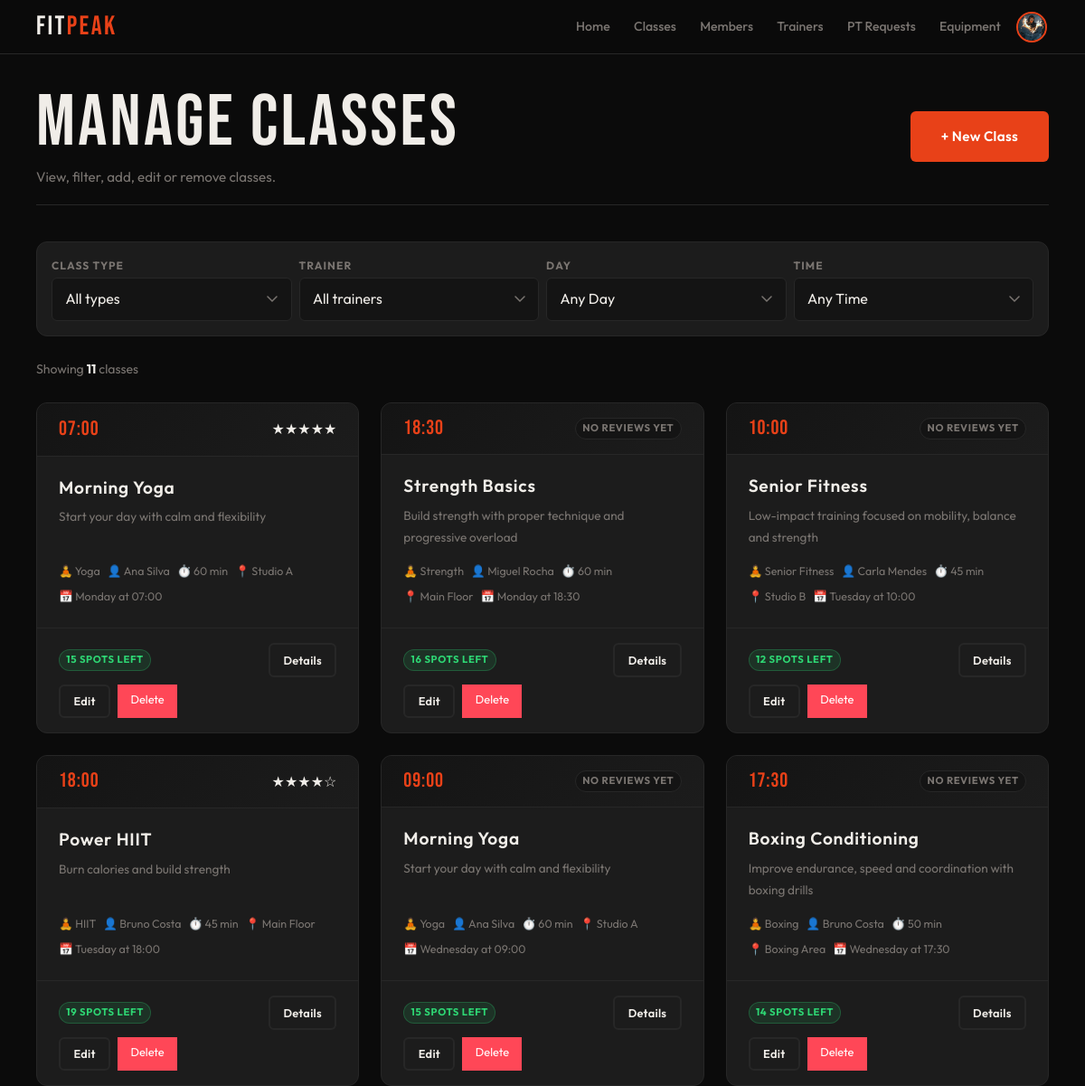
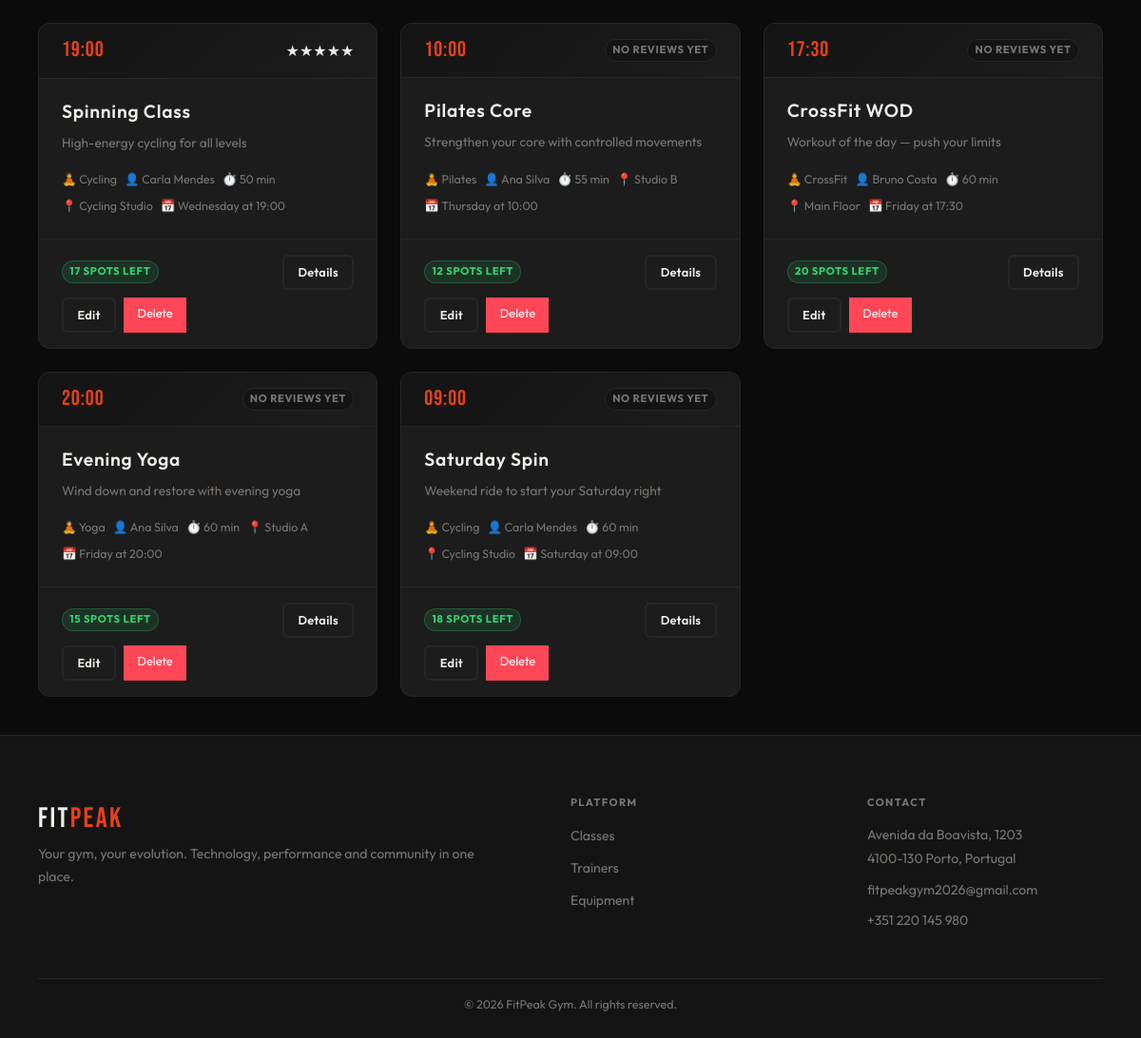
Before: /admin/classes.php?error=invalid_id (signed in) with the older database file (2 pictures, top to bottom).
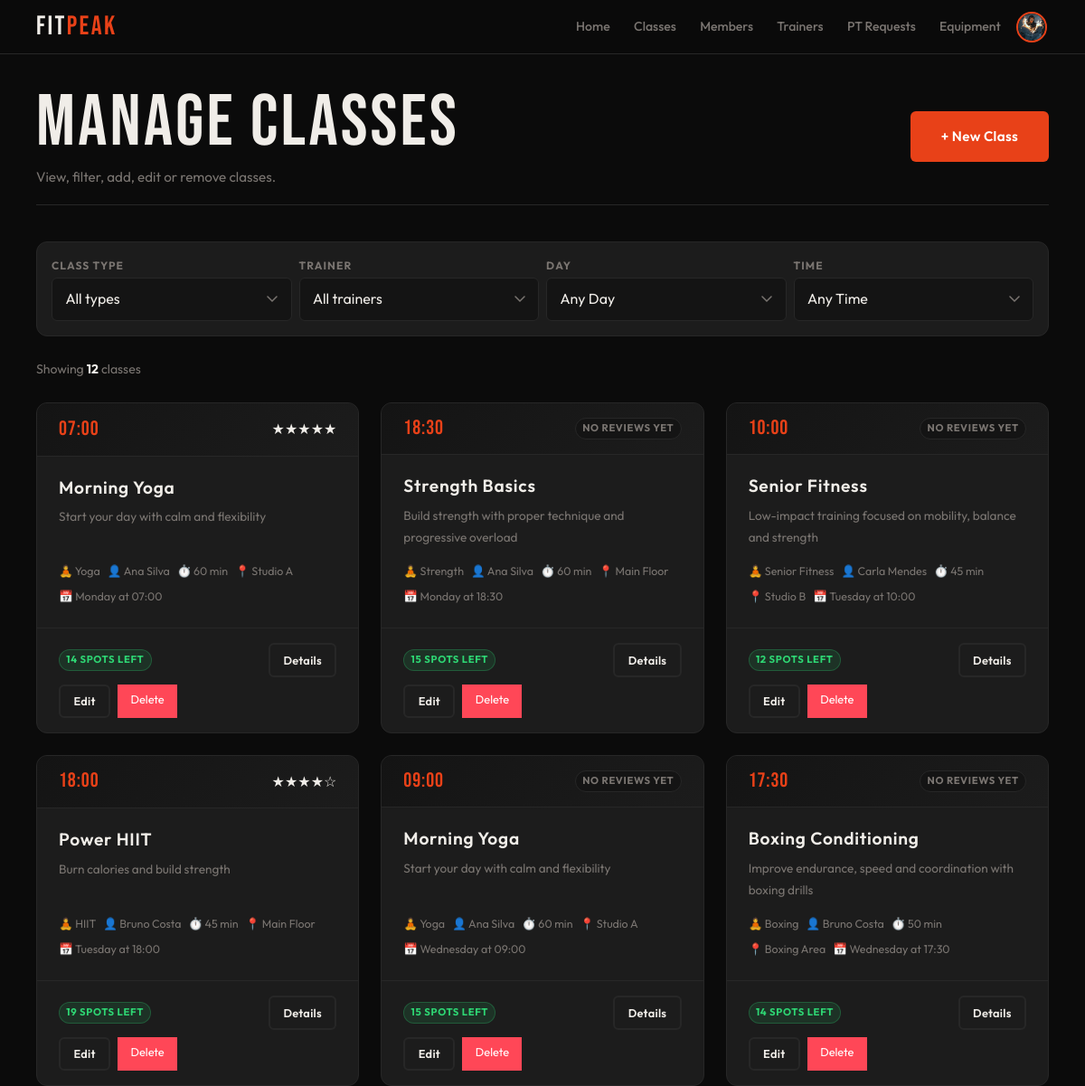
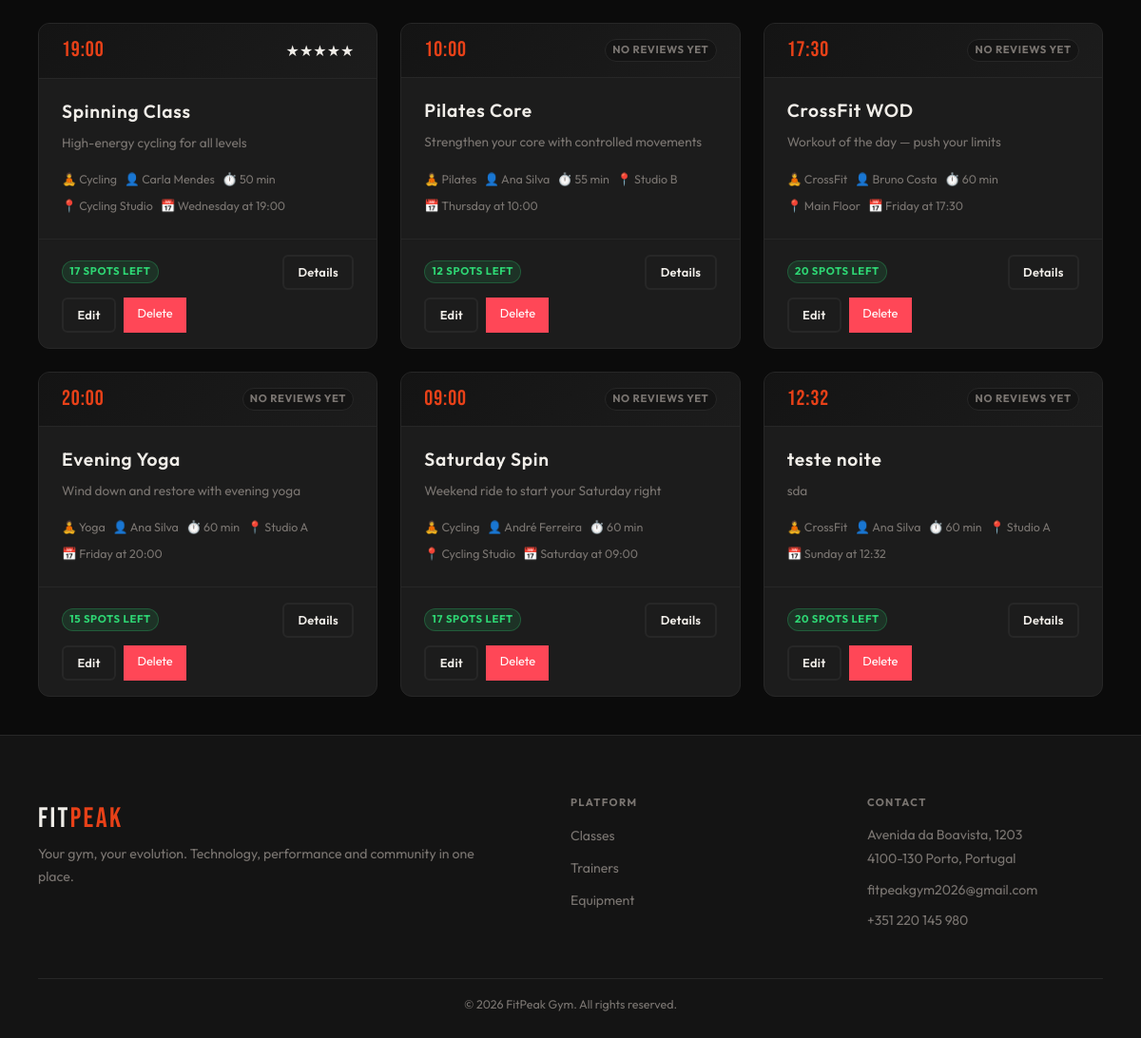
After: the same page with the newer database file (2 pictures, top to bottom).
### tables this page shows
CREATE TABLE class_schedules (
    id INTEGER PRIMARY KEY AUTOINCREMENT,
    class_id INTEGER NOT NULL,
    trainer_id INTEGER,
    day_of_week TEXT NOT NULL,   -- Monday, Tuesday, etc.
    start_time TEXT NOT NULL,
    location TEXT NOT NULL DEFAULT 'Studio A',
    capacity INTEGER NOT NULL DEFAULT 20,
    duration_min INTEGER NOT NULL DEFAULT 60,
    FOREIGN KEY(class_id) REFERENCES classes(id) ON DELETE CASCADE,
    FOREIGN KEY(trainer_id) REFERENCES users(id) ON DELETE SET NULL
);

CREATE TABLE classes (
    id INTEGER PRIMARY KEY AUTOINCREMENT,
    name TEXT NOT NULL,
    description TEXT,
    class_type_id INTEGER NOT NULL,
    active INTEGER NOT NULL DEFAULT 1,
    FOREIGN KEY(class_type_id) REFERENCES class_types(id)
);

CREATE TABLE class_types (
    id INTEGER PRIMARY KEY AUTOINCREMENT,
    name TEXT UNIQUE NOT NULL,
    label TEXT NOT NULL,
    description TEXT,
    icon TEXT,
    active INTEGER NOT NULL DEFAULT 1
);

CREATE TABLE users (
    id INTEGER PRIMARY KEY AUTOINCREMENT,
    name TEXT NOT NULL,
    username TEXT UNIQUE NOT NULL,
    email TEXT UNIQUE NOT NULL,
    password TEXT NOT NULL,
    role TEXT NOT NULL DEFAULT 'member' CHECK(role IN ('member','trainer','admin')),
    is_admin INTEGER NOT NULL DEFAULT 0,
    photo TEXT DEFAULT NULL,
    active INTEGER NOT NULL DEFAULT 1,
    created_at DATETIME DEFAULT CURRENT_TIMESTAMP
);

### db/classes.php (called while the page is built, shortened)
<?php
function getAllClassSchedules($pdo, $filters = []) {
    $sql = "SELECT cs.id AS schedule_id, cs.day_of_week, cs.start_time, cs.location, cs.capacity, cs.duration_min, c.id AS class_id, c.name AS class_name, c.description AS class_description, ct.id AS class_type_id, ct.name AS class_type_name, ct.label AS class_type_label, u.id AS trainer_id, u.name AS trainer_name, (SELECT COUNT(*) FROM enrollments e JOIN class_sessions sess ON e.session_id = sess.id WHERE sess.schedule_id = cs.id AND e.status = 'enrolled') AS enrolled_count FROM class_schedules cs JOIN classes c ON cs.class_id = c.id JOIN class_types ct ON c.class_type_id = ct.id LEFT JOIN users u ON cs.trainer_id = u.id WHERE c.active = 1";
    $params = [];
    $sql .= " ORDER BY CASE cs.day_of_week WHEN 'Monday' THEN 1 WHEN 'Tuesday' THEN 2 WHEN 'Wednesday' THEN 3 WHEN 'Thursday' THEN 4 WHEN 'Friday' THEN 5 WHEN 'Saturday' THEN 6 WHEN 'Sunday' THEN 7 ELSE 8 END, cs.start_time";
    $stmt = $pdo->prepare($sql);
    $stmt->execute($params);
    return $stmt->fetchAll(PDO::FETCH_ASSOC);
}
function getClassScheduleRating($pdo, $scheduleId) {
    $sql = "
        SELECT
            ROUND(AVG(r.rating), 1) AS avg_rating,
            COUNT(r.id) AS review_count
        FROM reviews r
        JOIN class_sessions sess ON r.session_id = sess.id
        WHERE sess.schedule_id = ?
    ";
    $stmt = $pdo->prepare($sql);
    $stmt->execute([$scheduleId]);
    $result = $stmt->fetch(PDO::FETCH_ASSOC);
    return [
        'rating' => $result['avg_rating'] ?? 0,
        'count' => (int)($result['review_count'] ?? 0)
    ];
}

### template/classes.php (the view, shortened to what this page needs)
<?php
function output_class_schedule_list($schedules) {
    echo '<div class="class-grid">';
    foreach ($schedules as $schedule) {
        output_class_schedule_card($schedule);
    }
    echo '</div>';
}
function output_class_schedule_card($schedule) {
    $scheduleId = (int)$schedule['schedule_id'];
    $className = htmlspecialchars($schedule['class_name']);
    $trainerName = htmlspecialchars($schedule['trainer_name'] ?? 'TBD');
    $day = htmlspecialchars($schedule['day_of_week']);
    $startTime = htmlspecialchars($schedule['start_time']);
    $location = htmlspecialchars($schedule['location']);
    $duration = (int)$schedule['duration_min'];
    $capacity = (int)$schedule['capacity'];
    $enrolled = (int)($schedule['enrolled_count'] ?? 0);
    $freeSpots = max(0, $capacity - $enrolled);
    $typeLabel = htmlspecialchars($schedule['class_type_label'] ?? ucfirst($schedule['class_type_name']));
    $description = trim($schedule['class_description'] ?? '');
    $shortDescription = htmlspecialchars(substr($description, 0, 100)) . (strlen($description) > 100 ? '…' : '');
    $ratingData = getClassScheduleRating($GLOBALS['pdo'], $scheduleId);
    $avgRating = $ratingData['rating'];
    $reviewCount = $ratingData['count'];
    if ($freeSpots <= 0) {
        $fillClass = 'danger';
    } elseif ($freeSpots <= ceil($capacity * 0.2)) {
        $fillClass = 'warning';
    } else {
        $fillClass = 'success';
    }
    $allowedAreas = ['member', 'trainer', 'admin'];
    $activeRole = $_SESSION['active_role'] ?? '';
    $showDetailsLink = in_array($activeRole, $allowedAreas, true);
    ?>
    <article class="class-card" data-schedule-id="<?= $scheduleId ?>">
        <div class="class-head">
            <div class="class-time-big"><?= $startTime ?></div>
            <div class="class-ratings">
                <?php if ($reviewCount > 0): ?>
                    <div class="stars">
                        <?php
                        $fullStars = floor($avgRating);
                        $halfStar = ($avgRating - $fullStars) >= 0.5;
                        for ($i = 1; $i <= 5; $i++) {
                            if ($i <= $fullStars) {
                                echo '★';
                            } elseif ($halfStar && $i == $fullStars + 1) {
                                echo '½';
                            } else {
                                echo '☆';
                            }
                        }
                        ?>
                    </div>
                <?php else: ?>
                    <span class="badge badge-muted">No reviews yet</span>
                <?php endif; ?>
            </div>
        </div>
        <div class="class-body">
            <h3 class="class-name"><?= $className ?></h3>
            <p><?= $shortDescription ?></p>
            <ul class="class-meta">
                <li>🧘 <?= $typeLabel ?></li>
                <li>👤 <?= $trainerName ?></li>
                <li>⏱️ <?= $duration ?> min</li>
                <li>📍 <?= $location ?></li>
                <li>📅 <?= $day ?> at <?= $startTime ?></li>
            </ul>
        </div>
        <div class="class-foot">
            <div class="cap-wrap">
                <span class="badge badge-<?= htmlspecialchars($fillClass) ?>">
                    <?= $freeSpots ?> spots left
                </span>
            </div>
            <?php if ($showDetailsLink): ?>
                <a
                    href="/<?= htmlspecialchars($activeRole) ?>/class_details.php?id=<?= $scheduleId ?>"
                    class="secondary-button btn-sm"
                >
                    Details
                </a>
            <?php endif; ?>
            <?php if (isset($_SESSION['active_role']) && $_SESSION['active_role'] === 'admin'): ?>
                <div class="admin-actions">
                    <a href="edit_class.php?id=<?= $scheduleId ?>" class="secondary-button btn-sm">
                        Edit
                    </a>
                    <a
                        href="delete_class.php?id=<?= $scheduleId ?>"
                        class="delete-btn btn-sm delete-class-link"
                    >
                        Delete
                    </a>
                </div>
            <?php endif; ?>
        </div>
    </article>
    <?php
}
    ?>

### includes/header.php (shortened to what this page needs)
<?php
if (!function_exists('output_header')) {
    function output_header($pageCss) {
        $loggedIn = isset($_SESSION['user_id']);
        $userName = $_SESSION['user_name'] ?? '';
        $originalRole = $_SESSION['role'] ?? '';
        $userPhoto = $_SESSION['user_photo'] ?? null;
        $userIsAdmin = !empty($_SESSION['is_admin']) || $originalRole === 'admin';
        $activeRole = $_SESSION['active_role'] ?? '';
        if (!$loggedIn) {
            $headerArea = 'public';
        } elseif ($activeRole === 'member') {
            $headerArea = 'member';
        } elseif ($activeRole === 'trainer') {
            $headerArea = 'trainer';
        } elseif ($activeRole === 'admin') {
            $headerArea = 'admin';
        }
        $avatarHtml = '';
        if ($loggedIn) {
            $initial = strtoupper(substr($userName, 0, 1));
            if (!empty($userPhoto)) {
                $avatarHtml = '<img src="' . htmlspecialchars($userPhoto) . '" alt="' . htmlspecialchars($userName) . '" class="avatar-img">';
            } else {
                $avatarHtml = '<span class="avatar-initial">' . htmlspecialchars($initial) . '</span>';
            }
        }
        switch ($headerArea) {
            case 'admin':
                $logoLink = '../admin/dashboard.php';
                $profileLink = '../admin/profile.php';
                break;
        }
?>
<!DOCTYPE html>
<html lang="en">
<head>
    <link rel="stylesheet" href="../css/base.css">
    <link rel="stylesheet" href="../css/components.css">
    <link rel="stylesheet" href="../css/pages/<?= htmlspecialchars($pageCss) ?>">
</head>
<body>
<header>
    <nav class="navbar" aria-label="Main navigation">
        <a href="<?= htmlspecialchars($logoLink) ?>" class="logo">FIT<span>PEAK</span></a>
        <ul class="nav-menu">
            <?php if ($headerArea === 'member'): ?>
                <li><a href="../member/dashboard.php">Home</a></li>
                <li><a href="../member/classes.php">Classes</a></li>
                <li><a href="../member/trainers.php">Trainers</a></li>
                <li><a href="../member/equipment.php">Equipment</a></li>
                <li><a href="../member/notifications.php">Notifications</a></li>
                <?php if ($userIsAdmin && $originalRole !== 'admin'): ?>
                    <li><a href="../public/choose_area.php" class="nav-login">Switch Area</a></li>
                <?php endif; ?>
                <li class="nav-avatar">
                    <a href="../member/profile.php" class="avatar-link" title="My Profile">
                        <div class="avatar"><?= $avatarHtml ?></div>
                    </a>
                </li>
            <?php elseif ($headerArea === 'admin'): ?>
                <li><a href="../admin/dashboard.php">Home</a></li>
                <li><a href="../admin/classes.php">Classes</a></li>
                <li><a href="../admin/members.php">Members</a></li>
                <li><a href="../admin/trainers.php">Trainers</a></li>
                <li><a href="../admin/pt_requests.php">PT Requests</a></li>
                <li><a href="../admin/equipment.php">Equipment</a></li>
                <li class="nav-avatar">
                    <a href="<?= htmlspecialchars($profileLink) ?>" class="avatar-link" title="My Profile">
                        <div class="avatar"><?= $avatarHtml ?></div>
                    </a>
                </li>
            <?php endif; ?>
        </ul>
    </nav>
</header>
<?php
    }
}
?>

### admin/classes.php (shortened to what this page needs)
<?php
require_once '../includes/header.php';
require_once '../includes/footer.php';
require_once '../db/classes.php';
require_once '../template/classes.php';
$pdo = getDatabaseConnection();
$filters = [
    'type'    => $_GET['type'] ?? '',
    'trainer' => $_GET['trainer'] ?? '',
    'day'     => $_GET['day'] ?? '',
    'time'    => $_GET['time'] ?? ''
];
$schedules = getAllClassSchedules($pdo, $filters);
output_header('classes.css');
?>
<main class="main">
    <div class="container">
        <header class="page-header">
            <div class="page-header-row page-header-actions">
                <div>
                    <h1>Manage Classes</h1>
                    <p>View, filter, add, edit or remove classes.</p>
                </div>
                <a href="create_class.php" class="main-button">+ New Class</a>
            </div>
        </header>
        <section>
            <form id="filter-form" class="filter-bar" method="get" action="classes.php">
                <div class="filter-group">
                    <label class="form-label" for="f-type">Class type</label>
                    <select id="f-type" name="type" class="form-select">
                        <option value="">All types</option>
                    </select>
                </div>
                <div class="filter-group">
                    <label class="form-label" for="f-trainer">Trainer</label>
                    <select id="f-trainer" name="trainer" class="form-select">
                        <option value="">All trainers</option>
                    </select>
                </div>
                <div class="filter-group">
                    <label class="form-label" for="f-day">Day</label>
                    <select id="f-day" name="day" class="form-select">
                        <option value="">Any Day</option>
                    </select>
                </div>
                <div class="filter-group">
                    <label class="form-label" for="f-time">Time</label>
                    <select id="f-time" name="time" class="form-select">
                        <option value="">Any Time</option>
                    </select>
                </div>
            </form>
        </section>
        <div class="results-bar">
            <p class="results-count" id="results-count">
                Showing <strong id="class-count"><?= count($schedules) ?></strong> classes
            </p>
        </div>
        <div id="class-list-container">
            <?php output_class_schedule_list($schedules); ?>
        </div>
    </div>
</main>
<?php output_footer('../admin/'); ?>

### includes/footer.php
<?php
function output_footer($basePath = '') {
    $safeBasePath = htmlspecialchars($basePath);
?>
    <footer class="site-footer">
        <div class="container">
            <div class="footer-grid">
                <div class="footer-box">
                    <span class="logo">FIT<span>PEAK</span></span>
                    <p>Your gym, your evolution. Technology, performance and community in one place.</p>
                </div>
                <div class="footer-box">
                    <h3>Platform</h3>
                    <ul>
                        <li><a href="<?= $safeBasePath ?>classes.php">Classes</a></li>
                        <li><a href="<?= $safeBasePath ?>trainers.php">Trainers</a></li>
                        <li><a href="<?= $safeBasePath ?>equipment.php">Equipment</a></li>
                    </ul>
                </div>
                <div class="footer-box">
                    <h3>Contact</h3>
                    <p>Avenida da Boavista, 1203<br>4100-130 Porto, Portugal</p>
                    <p>fitpeakgym2026@gmail.com</p>
                    <p>+351 220 145 980</p>
                </div>
            </div>
            <div class="footer-bottom">
                <p>&copy; 2026 FitPeak Gym. All rights reserved.</p>
            </div>
        </div>
    </footer>
    </body>
    </html>
<?php } ?>

### css/base.css (style rules this page uses)
:root { --bg: #0b0b0b; --surface: #141414; --card: #1c1c1c; --border: #272727; --accent: #e84118; --accent-glow: rgba(232, 65, 24, 0.28); --text: #f0ede8; --muted: #7a7571; --success: #2ed573; --warning: #ffa502; --danger: #ff4757; --info: #1e90ff; --ff-display: 'Bebas Neue', sans-serif; --ff-body: 'Outfit', sans-serif; --sp-xs: 0.25rem; --sp-sm: 0.5rem; --sp-md: 1rem; --sp-lg: clamp(1rem, 3vw, 1.5rem); --sp-xl: clamp(1.5rem, 5vw, 2.5rem); --sp-2xl: clamp(2rem, 7vw, 4rem); --nav-h: 60px; --r-sm: 6px; --r-md: 12px; --r-pill: 999px; --touch: 44px; --max-w: 1200px; --shadow-a: 0 0 24px var(--accent-glow); --t: 0.22s cubic-bezier(0.4, 0, 0.2, 1); }
*, *::before, *::after { box-sizing: border-box; margin: 0; padding: 0; }
html { font-size: 16px; scroll-behavior: smooth; -webkit-text-size-adjust: 100%; }
body { font-family: var(--ff-body); background: var(--bg); color: var(--text); line-height: 1.6; min-height: 100dvh; display: flex; flex-direction: column; overflow-x: hidden; }
img, svg { display: block; max-width: 100%; height: auto; }
a { color: inherit; text-decoration: none; }
ul, ol { list-style: none; }
input, select, textarea { font: inherit; }
h1, h2, h3, h4, h5, h6 { font-family: var(--ff-display); letter-spacing: 0.04em; line-height: 1.1; font-weight: 400; }
h1 { font-size: clamp(2.2rem, 7vw, 5rem); }
h3, h4 { font-size: clamp(1rem, 2.5vw, 1.2rem); font-family: var(--ff-body); font-weight: 600; }
p { line-height: 1.75; }
.container { width: 100%; max-width: var(--max-w); margin-inline: auto; padding-inline: var(--sp-md); }
.main { flex: 1; padding-top: var(--nav-h); }
@media (min-width: 640px) { .container { padding-inline: var(--sp-lg); } }
@media (min-width: 1024px) { .container { padding-inline: var(--sp-xl); } }

Changed rows visible on the page:
computed for class_schedules (number 1 of 12 on the later page): capacity "15" → "14"
changed class_schedules "Strength Basics": trainer.name "Miguel Rocha" → "Ana Silva"; capacity "16" → "15"
changed class_schedules "Saturday": trainer.name "Carla Mendes" → "André Ferreira"; capacity "18" → "17"
added class_schedules: start_time "12:32", shows "NO REVIEWS YET", class.name "teste noite", class.description "sda", class_types.label "CrossFit", trainer.name "Ana Silva", duration_min "60", location "Studio A", day_of_week "Sunday", capacity "20"
Other visible differences:
count($schedules): "11" → "12"
